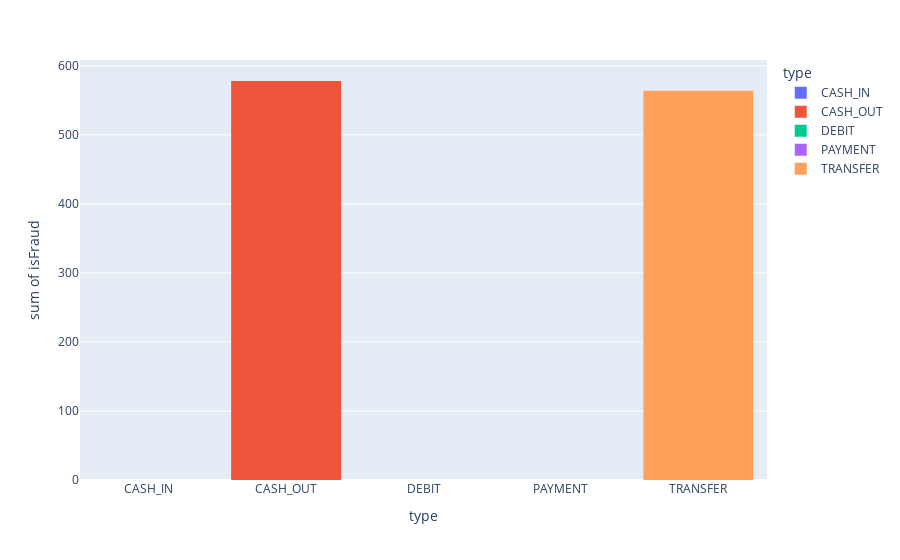

Here is the notebook cell this chart was saved with:
### Markdown cell above
### Análisis por tipo de transacción. ¿Cuáles son los mas probables de cometer fraude?

### Code cell
# Group by type of operation the number of frauds commited.

df_type = pd.DataFrame(categ_var_df.groupby(('type'), 
as_index=False)['isFraud'].sum())

# Plot an histogram of 'df_type'

fig = px.histogram(df_type, x='type', y='isFraud', color='type')
fig.show()

### Figure 1 — Plotly figure (JSON) as saved in the notebook; plotly's stock layout.template omitted (floating-point values rounded to 4 significant figures)
{"data": [{"alignmentgroup": "True", "bingroup": "x", "histfunc": "sum", "hovertemplate": "type=%{x}<br>sum of isFraud=%{y}<extra></extra>", "legendgroup": "CASH_IN", "marker": {"color": "#636efa", "pattern": {"shape": ""}}, "name": "CASH_IN", "offsetgroup": "CASH_IN", "orientation": "v", "showlegend": true, "type": "histogram", "x": ["CASH_IN"], "xaxis": "x", "y": [0], "yaxis": "y"}, {"alignmentgroup": "True", "bingroup": "x", "histfunc": "sum", "hovertemplate": "type=%{x}<br>sum of isFraud=%{y}<extra></extra>", "legendgroup": "CASH_OUT", "marker": {"color": "#EF553B", "pattern": {"shape": ""}}, "name": "CASH_OUT", "offsetgroup": "CASH_OUT", "orientation": "v", "showlegend": true, "type": "histogram", "x": ["CASH_OUT"], "xaxis": "x", "y": [578], "yaxis": "y"}, {"alignmentgroup": "True", "bingroup": "x", "histfunc": "sum", "hovertemplate": "type=%{x}<br>sum of isFraud=%{y}<extra></extra>", "legendgroup": "DEBIT", "marker": {"color": "#00cc96", "pattern": {"shape": ""}}, "name": "DEBIT", "offsetgroup": "DEBIT", "orientation": "v", "showlegend": true, "type": "histogram", "x": ["DEBIT"], "xaxis": "x", "y": [0], "yaxis": "y"}, {"alignmentgroup": "True", "bingroup": "x", "histfunc": "sum", "hovertemplate": "type=%{x}<br>sum of isFraud=%{y}<extra></extra>", "legendgroup": "PAYMENT", "marker": {"color": "#ab63fa", "pattern": {"shape": ""}}, "name": "PAYMENT", "offsetgroup": "PAYMENT", "orientation": "v", "showlegend": true, "type": "histogram", "x": ["PAYMENT"], "xaxis": "x", "y": [0], "yaxis": "y"}, {"alignmentgroup": "True", "bingroup": "x", "histfunc": "sum", "hovertemplate": "type=%{x}<br>sum of isFraud=%{y}<extra></extra>", "legendgroup": "TRANSFER", "marker": {"color": "#FFA15A", "pattern": {"shape": ""}}, "name": "TRANSFER", "offsetgroup": "TRANSFER", "orientation": "v", "showlegend": true, "type": "histogram", "x": ["TRANSFER"], "xaxis": "x", "y": [564], "yaxis": "y"}], "layout": {"barmode": "relative", "legend": {"title": {"text": "type"}, "tracegroupgap": 0}, "margin": {"t": 60}, "xaxis": {"anchor": "y", "categoryarray": ["CASH_IN", "CASH_OUT", "DEBIT", "PAYMENT", "TRANSFER"], "categoryorder": "array", "domain": [0, 1], "title": {"text": "type"}}, "yaxis": {"anchor": "x", "domain": [0, 1], "title": {"text": "sum of isFraud"}}}}
